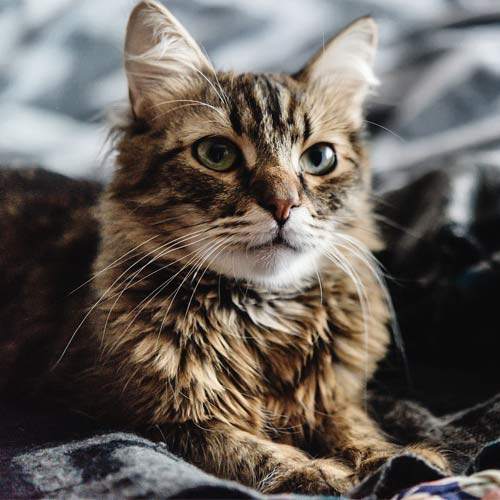
#> input picture opencv-basics/image.jpg, 500 x 500 px, found by its file name
$ python image-cloning.py
#> lines starting #> are read from the running program, lines starting #| are printed output that depends on the picture
import cv2
import numpy as np

image = cv2.imread("opencv-basics\image.jpg")
#> image is the input picture: shape (500, 500, 3); mean B, G, R 89.6, 95.4, 102.7

Blue = image[:,:,0]
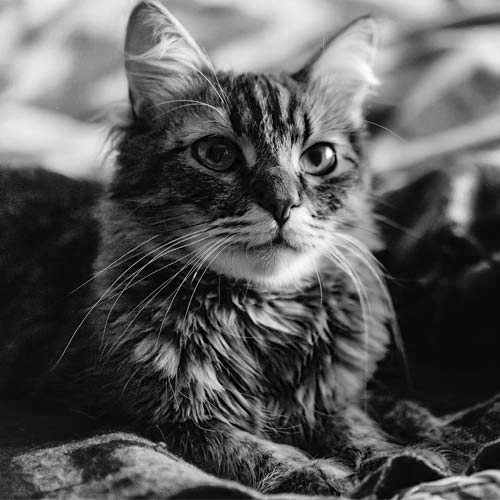
#> Blue: shape (500, 500); min 0, max 255, mean 89.6
Green = image[:,:,1]
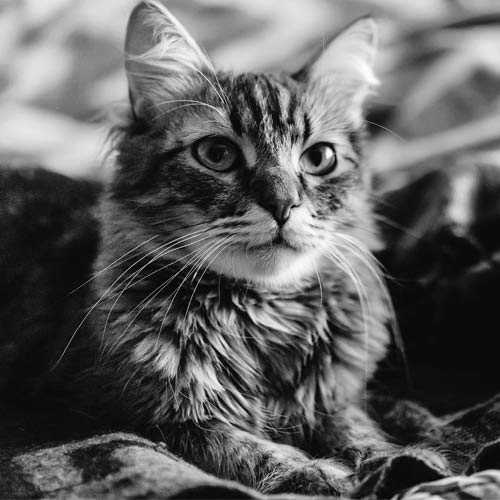
#> Green: shape (500, 500); min 0, max 255, mean 95.4
Red = image[:,:,2]
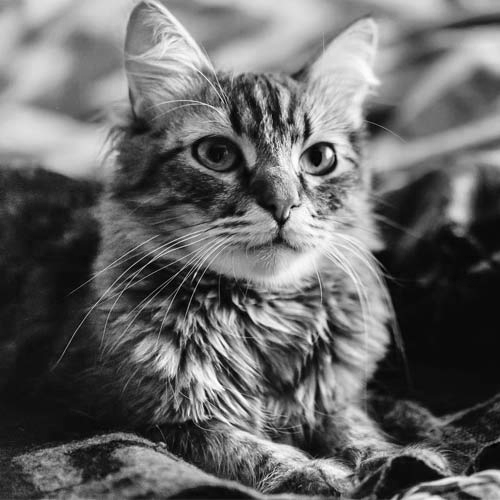
#> Red: shape (500, 500); min 0, max 255, mean 102.7

# We're getting width , height and channel information from shape property of image object.
width, height, channels = image.shape
#> width = 500; height = 500; channels = 3

# We need to create empty array to fill the image pixels.
# We'll use width,height and channel information.
cloneImage = np.zeros([width,height,channels],np.uint8)

#We're loading layers of the empty array from the our original image.
cloneImage[:,:,0] = Blue
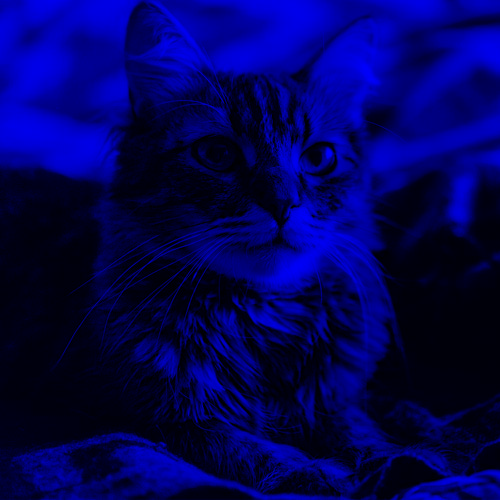
#> cloneImage: shape (500, 500, 3); mean of channels 0, 1, 2 89.6, 0, 0; drawn as B, G, R
cloneImage[:,:,1] = Green
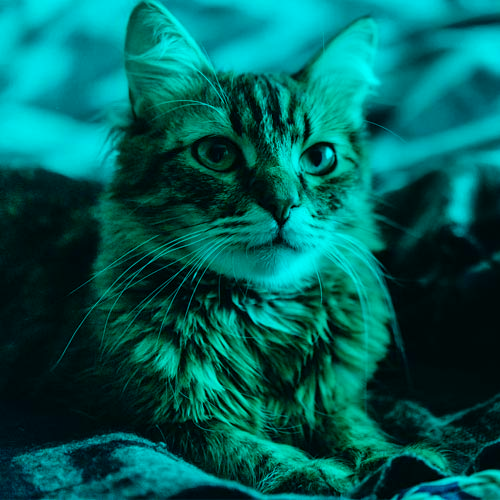
#> cloneImage: shape (500, 500, 3); mean of channels 0, 1, 2 89.6, 95.4, 0; drawn as B, G, R
cloneImage[:,:,2] = Red

cv2.imshow("Original Image",image)
cv2.imshow("Clone Image",cloneImage)

cv2.waitKey(0)
